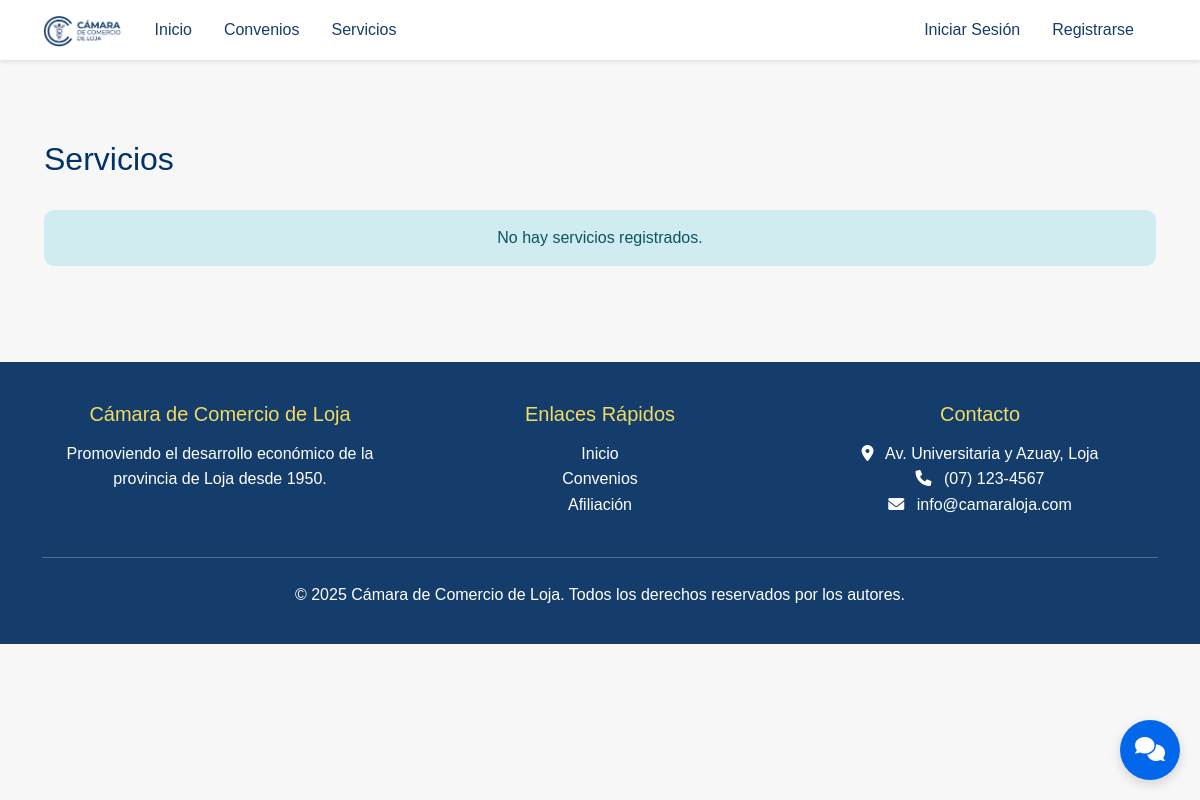
The app's page /servicios/, older data.
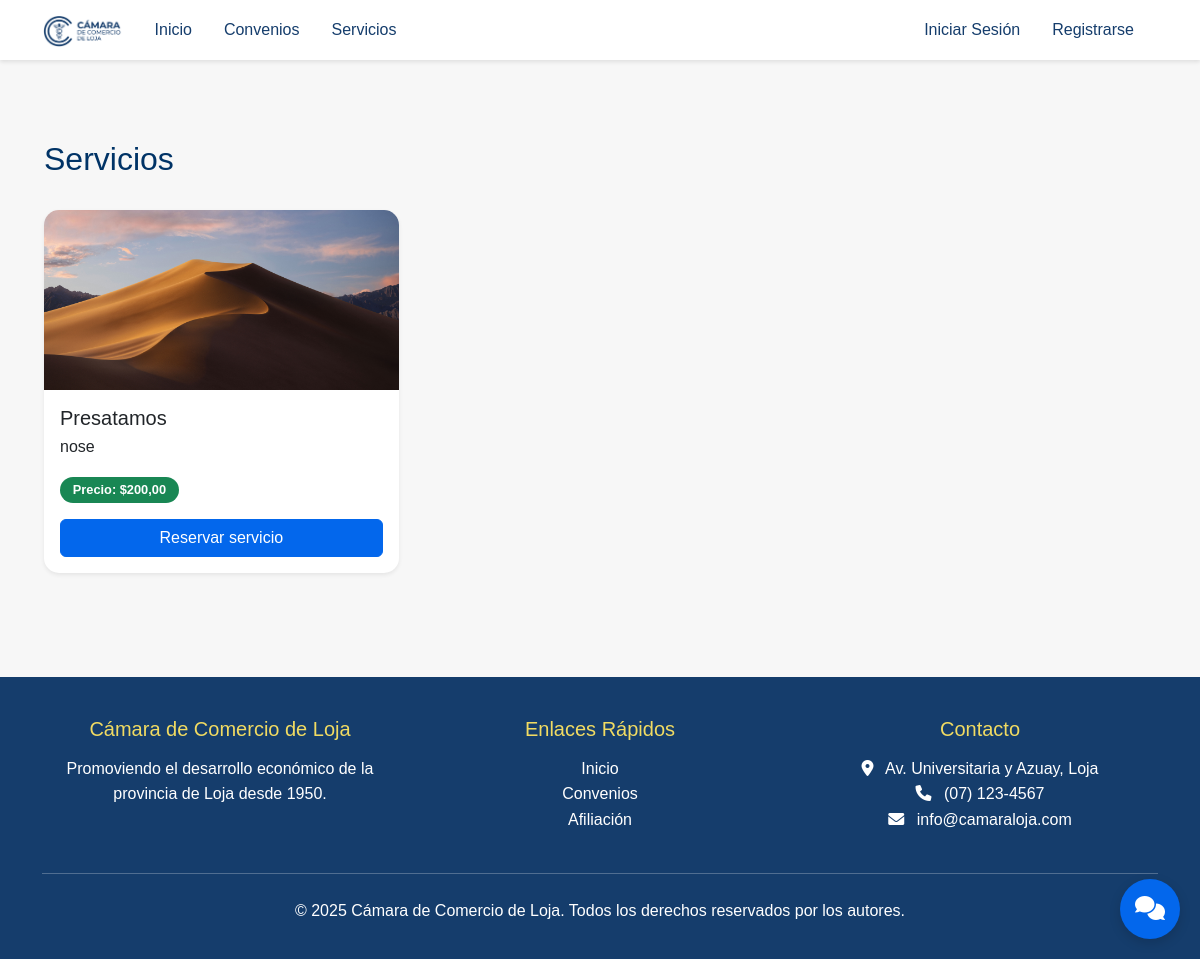
The same page, newer data.
### camara/models.py (models this page shows, shortened)
class Servicio(models.Model):
    nombre = models.CharField(max_length=255)
    descripcion = models.TextField(null=True, blank=True)
    precio = models.DecimalField(max_digits=10, decimal_places=2, null=True, blank=True)
    imagen = models.ImageField(upload_to='servicios/', null=True, blank=True)  # Nuevo campo imagen

### camara/views.py (the view)
# urls.py: path('servicios/', views.servicios_publicos, name='servicios_publicos'),
def servicios_publicos(request):
    servicios = Servicio.objects.all()
    return render(request, 'vista_socio_registrado/servicios_list.html', {'servicios': servicios})

### camara/template/vista_socio_registrado/servicios_list.html (shortened to what this page needs)
{% extends "master.html" %}
{% block content %}
<div class="container mt-5">
    <div class="d-flex justify-content-between align-items-center mb-4">
        <h2>Servicios</h2>
    </div>
    <div class="row">
        {% for servicio in servicios %}
        <div class="col-md-4 mb-4">
            <div class="card h-100 shadow-sm">
                {% if servicio.imagen %}
                <img src="{{ servicio.imagen.url }}" class="card-img-top" style="height:180px;object-fit:cover;">
                {% else %}
                <div class="card-img-top bg-light d-flex align-items-center justify-content-center" style="height:180px;">
                    <span class="text-muted">Sin imagen</span>
                </div>
                {% endif %}
                <div class="card-body">
                    <h5 class="card-title mb-1">{{ servicio.nombre }}</h5>
                    <p class="card-text">{{ servicio.descripcion }}</p>
                    {% if servicio.precio %}
                    <div class="mb-2">
                        <span class="badge bg-success">Precio: ${{ servicio.precio }}</span>
                    </div>
                    {% endif %}
                    <a href="{% url 'reservar_servicio' pk=servicio.pk %}" class="btn btn-primary w-100 mt-2">Reservar servicio</a>
                </div>
            </div>
        </div>
        {% empty %}
        <div class="col-12">
            <div class="alert alert-info text-center">No hay servicios registrados.</div>
        </div>
        {% endfor %}
    </div>
</div>
{% endblock %}

Row changes from the older to the newer data that the page shows:
added Servicio: imagen (picture), nombre "Presatamos", descripcion "nose", precio "200,00"
Text that changed along with them:
text no longer shown: "No hay servicios registrados."
